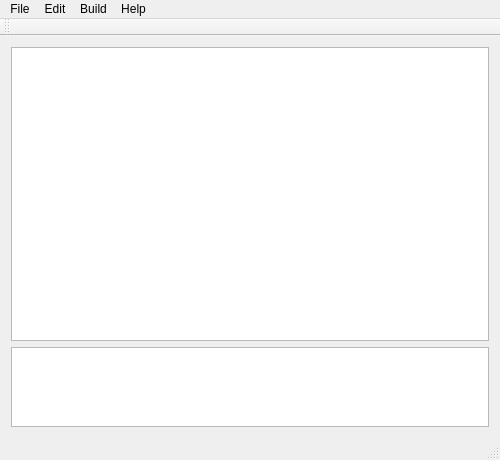
<?xml version="1.0" encoding="UTF-8"?>
<ui version="4.0">
 <class>MainWindow</class>
 <widget class="QMainWindow" name="MainWindow">
  <property name="enabled">
   <bool>true</bool>
  </property>
  <property name="geometry">
   <rect>
    <x>0</x>
    <y>0</y>
    <width>500</width>
    <height>460</height>
   </rect>
  </property>
  <property name="minimumSize">
   <size>
    <width>500</width>
    <height>460</height>
   </size>
  </property>
  <property name="windowTitle">
   <string>MainWindow</string>
  </property>
  <property name="animated">
   <bool>true</bool>
  </property>
  <widget class="QWidget" name="centralWidget">
   <property name="enabled">
    <bool>true</bool>
   </property>
   <property name="autoFillBackground">
    <bool>true</bool>
   </property>
   <layout class="QVBoxLayout" name="verticalLayout">
    <item>
     <widget class="QTextEdit" name="textEdit">
      <property name="sizePolicy">
       <sizepolicy hsizetype="Expanding" vsizetype="Expanding">
        <horstretch>0</horstretch>
        <verstretch>0</verstretch>
       </sizepolicy>
      </property>
     </widget>
    </item>
    <item>
     <widget class="QTextEdit" name="Console">
      <property name="maximumSize">
       <size>
        <width>16777215</width>
        <height>80</height>
       </size>
      </property>
     </widget>
    </item>
   </layout>
  </widget>
  <widget class="QMenuBar" name="menuBar">
   <property name="geometry">
    <rect>
     <x>0</x>
     <y>0</y>
     <width>500</width>
     <height>22</height>
    </rect>
   </property>
   <widget class="QMenu" name="menuFile">
    <property name="title">
     <string>File</string>
    </property>
    <addaction name="actionNew"/>
    <addaction name="actionOpen"/>
    <addaction name="actionSave"/>
    <addaction name="actionSave_As"/>
    <addaction name="actionExit"/>
   </widget>
   <widget class="QMenu" name="menuEdit">
    <property name="title">
     <string>Edit</string>
    </property>
    <addaction name="actionUndo"/>
    <addaction name="actionRedo"/>
    <addaction name="actionCut"/>
    <addaction name="actionCopy"/>
    <addaction name="actionPaste"/>
   </widget>
   <widget class="QMenu" name="menuHelp">
    <property name="title">
     <string>Help</string>
    </property>
    <addaction name="actionDocumentation"/>
   </widget>
   <widget class="QMenu" name="menuBuild">
    <property name="title">
     <string>Build</string>
    </property>
    <addaction name="actionCompile"/>
    <addaction name="actionRun"/>
   </widget>
   <addaction name="menuFile"/>
   <addaction name="menuEdit"/>
   <addaction name="menuBuild"/>
   <addaction name="menuHelp"/>
  </widget>
  <widget class="QToolBar" name="mainToolBar">
   <attribute name="toolBarArea">
    <enum>TopToolBarArea</enum>
   </attribute>
   <attribute name="toolBarBreak">
    <bool>false</bool>
   </attribute>
  </widget>
  <widget class="QStatusBar" name="statusBar"/>
  <action name="actionNew">
   <property name="icon">
    <iconset resource="resources.qrc">
     <normaloff>:/Images/Icons/New.bmp</normaloff>:/Images/Icons/New.bmp</iconset>
   </property>
   <property name="text">
    <string>New</string>
   </property>
  </action>
  <action name="actionOpen">
   <property name="icon">
    <iconset resource="resources.qrc">
     <normaloff>:/Images/Icons/Open.bmp</normaloff>:/Images/Icons/Open.bmp</iconset>
   </property>
   <property name="text">
    <string>Open</string>
   </property>
  </action>
  <action name="actionSave">
   <property name="icon">
    <iconset resource="resources.qrc">
     <normaloff>:/Images/Icons/Save.bmp</normaloff>:/Images/Icons/Save.bmp</iconset>
   </property>
   <property name="text">
    <string>Save</string>
   </property>
  </action>
  <action name="actionExit">
   <property name="icon">
    <iconset resource="resources.qrc">
     <normaloff>:/Images/Icons/exit.bmp</normaloff>:/Images/Icons/exit.bmp</iconset>
   </property>
   <property name="text">
    <string>Exit</string>
   </property>
  </action>
  <action name="actionUndo">
   <property name="icon">
    <iconset resource="resources.qrc">
     <normaloff>:/Images/Icons/undo.bmp</normaloff>:/Images/Icons/undo.bmp</iconset>
   </property>
   <property name="text">
    <string>Undo</string>
   </property>
  </action>
  <action name="actionRedo">
   <property name="icon">
    <iconset>
     <normalon>:/Images/Icons/redo.bmp</normalon>
    </iconset>
   </property>
   <property name="text">
    <string>Redo</string>
   </property>
  </action>
  <action name="actionCut">
   <property name="icon">
    <iconset>
     <normalon>:/Images/Icons/Cut.bmp</normalon>
    </iconset>
   </property>
   <property name="text">
    <string>Cut</string>
   </property>
  </action>
  <action name="actionCopy">
   <property name="icon">
    <iconset resource="resources.qrc">
     <normaloff>:/Images/Icons/Copy.bmp</normaloff>:/Images/Icons/Copy.bmp</iconset>
   </property>
   <property name="text">
    <string>Copy</string>
   </property>
  </action>
  <action name="actionPaste">
   <property name="icon">
    <iconset resource="resources.qrc">
     <normaloff>:/Images/Icons/Paste.bmp</normaloff>:/Images/Icons/Paste.bmp</iconset>
   </property>
   <property name="text">
    <string>Paste</string>
   </property>
  </action>
  <action name="actionDocumentation">
   <property name="text">
    <string>Documentation</string>
   </property>
  </action>
  <action name="actionCompile">
   <property name="text">
    <string>Compile</string>
   </property>
  </action>
  <action name="actionRun">
   <property name="text">
    <string>Run</string>
   </property>
  </action>
  <action name="actionSave_As">
   <property name="icon">
    <iconset>
     <normalon>:/Images/Icons/SaveAs.bmp</normalon>
    </iconset>
   </property>
   <property name="text">
    <string>Save As</string>
   </property>
  </action>
 </widget>
 <layoutdefault spacing="6" margin="11"/>
 <resources>
  <include location="resources.qrc"/>
 </resources>
 <connections/>
</ui>
